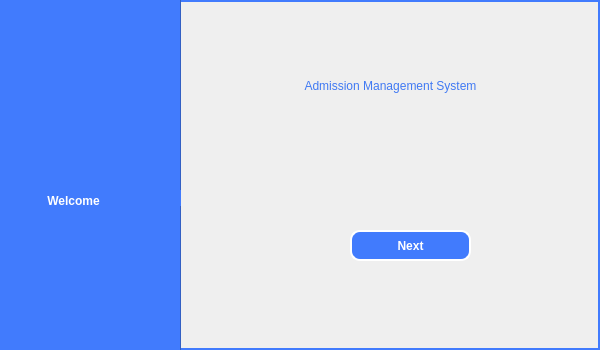
<?xml version="1.0" encoding="UTF-8"?>
<ui version="4.0">
 <class>MainMenu</class>
 <widget class="QMainWindow" name="MainMenu">
  <property name="geometry">
   <rect>
    <x>0</x>
    <y>0</y>
    <width>600</width>
    <height>350</height>
   </rect>
  </property>
  <property name="minimumSize">
   <size>
    <width>600</width>
    <height>350</height>
   </size>
  </property>
  <property name="maximumSize">
   <size>
    <width>600</width>
    <height>350</height>
   </size>
  </property>
  <property name="windowTitle">
   <string>MainMenu</string>
  </property>
  <property name="styleSheet">
   <string notr="true">QMainWindow
{
border: 2px solid #417BFD;

}</string>
  </property>
  <widget class="QWidget" name="centralwidget">
   <widget class="QLabel" name="label_2">
    <property name="geometry">
     <rect>
      <x>220</x>
      <y>30</y>
      <width>341</width>
      <height>111</height>
     </rect>
    </property>
    <property name="styleSheet">
     <string notr="true">QLabel
{
color: #4079F3;
	font: 700 15pt &quot;Georgia&quot;;
}</string>
    </property>
    <property name="text">
     <string>Admission Management System</string>
    </property>
    <property name="alignment">
     <set>Qt::AlignCenter</set>
    </property>
   </widget>
   <widget class="QFrame" name="frame">
    <property name="geometry">
     <rect>
      <x>-30</x>
      <y>-20</y>
      <width>211</width>
      <height>381</height>
     </rect>
    </property>
    <property name="styleSheet">
     <string notr="true">QFrame
{
background-color: #417BFD;
}</string>
    </property>
    <property name="frameShape">
     <enum>QFrame::StyledPanel</enum>
    </property>
    <property name="frameShadow">
     <enum>QFrame::Raised</enum>
    </property>
    <widget class="QFrame" name="frame_2">
     <property name="geometry">
      <rect>
       <x>50</x>
       <y>60</y>
       <width>120</width>
       <height>101</height>
      </rect>
     </property>
     <property name="styleSheet">
      <string notr="true">QFrame
{
border-image: url(&quot;:/img/images/logo&quot;) 0 0 0 0 stretch stretch;
border-radius: 10px;
}</string>
     </property>
     <property name="frameShape">
      <enum>QFrame::StyledPanel</enum>
     </property>
     <property name="frameShadow">
      <enum>QFrame::Raised</enum>
     </property>
    </widget>
    <widget class="QLabel" name="label_3">
     <property name="geometry">
      <rect>
       <x>38</x>
       <y>200</y>
       <width>131</width>
       <height>41</height>
      </rect>
     </property>
     <property name="styleSheet">
      <string notr="true">QLabel
{
color: white;
font-weight: bold;
	font: 700 20pt &quot;Georgia&quot;;
}</string>
     </property>
     <property name="text">
      <string>Welcome</string>
     </property>
     <property name="alignment">
      <set>Qt::AlignCenter</set>
     </property>
    </widget>
    <widget class="QLabel" name="label_4">
     <property name="geometry">
      <rect>
       <x>170</x>
       <y>210</y>
       <width>151</width>
       <height>16</height>
      </rect>
     </property>
     <property name="styleSheet">
      <string notr="true">QLabel
{
color: white;
font-weight: bold;
	font: 700 20pt &quot;Georgia&quot;;
}</string>
     </property>
     <property name="text">
      <string>To</string>
     </property>
     <property name="alignment">
      <set>Qt::AlignCenter</set>
     </property>
    </widget>
    <widget class="QFrame" name="frame_3">
     <property name="geometry">
      <rect>
       <x>0</x>
       <y>0</y>
       <width>211</width>
       <height>381</height>
      </rect>
     </property>
     <property name="styleSheet">
      <string notr="true">QFrame
{

}</string>
     </property>
     <property name="frameShape">
      <enum>QFrame::StyledPanel</enum>
     </property>
     <property name="frameShadow">
      <enum>QFrame::Raised</enum>
     </property>
     <widget class="QFrame" name="frame_4">
      <property name="geometry">
       <rect>
        <x>50</x>
        <y>60</y>
        <width>120</width>
        <height>101</height>
       </rect>
      </property>
      <property name="styleSheet">
       <string notr="true">QFrame
{
border-image: url(&quot;:/img/images/logo&quot;) 0 0 0 0 stretch stretch;
border-radius: 10px;
}</string>
      </property>
      <property name="frameShape">
       <enum>QFrame::StyledPanel</enum>
      </property>
      <property name="frameShadow">
       <enum>QFrame::Raised</enum>
      </property>
     </widget>
     <widget class="QLabel" name="label_5">
      <property name="geometry">
       <rect>
        <x>38</x>
        <y>200</y>
        <width>131</width>
        <height>41</height>
       </rect>
      </property>
      <property name="styleSheet">
       <string notr="true">QLabel
{
color: white;
font-weight: bold;
	font: 700 20pt &quot;Georgia&quot;;
}</string>
      </property>
      <property name="text">
       <string>Welcome</string>
      </property>
      <property name="alignment">
       <set>Qt::AlignCenter</set>
      </property>
     </widget>
     <widget class="QLabel" name="label_6">
      <property name="geometry">
       <rect>
        <x>170</x>
        <y>210</y>
        <width>151</width>
        <height>16</height>
       </rect>
      </property>
      <property name="styleSheet">
       <string notr="true">QLabel
{
color: white;
font-weight: bold;
	font: 700 20pt &quot;Georgia&quot;;
}</string>
      </property>
      <property name="text">
       <string>To</string>
      </property>
      <property name="alignment">
       <set>Qt::AlignCenter</set>
      </property>
     </widget>
    </widget>
   </widget>
   <widget class="QPushButton" name="pushButton">
    <property name="geometry">
     <rect>
      <x>350</x>
      <y>230</y>
      <width>121</width>
      <height>31</height>
     </rect>
    </property>
    <property name="styleSheet">
     <string notr="true">QPushButton
{
background-color: #417BFD;
color: white;
border: 2px solid white;
border-radius: 10px;
font-weight: bold;

}
QPushButton:hover
{
background-color: white;
color: #417BFD;
border: 3px solid #417BFD;
font-weight: bold;
}
</string>
    </property>
    <property name="text">
     <string>Next</string>
    </property>
    <property name="shortcut">
     <string>Return</string>
    </property>
   </widget>
  </widget>
 </widget>
 <resources/>
 <connections/>
</ui>
